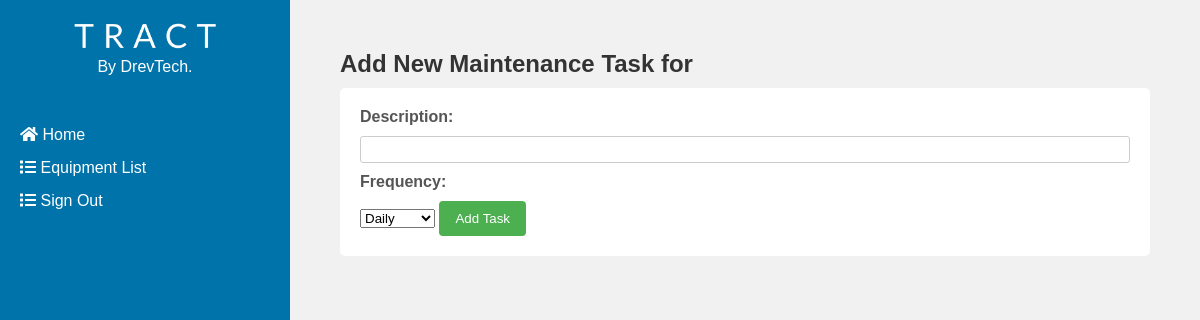
Page /equipment/1/maintenance/new (signed in) on the earlier database version.
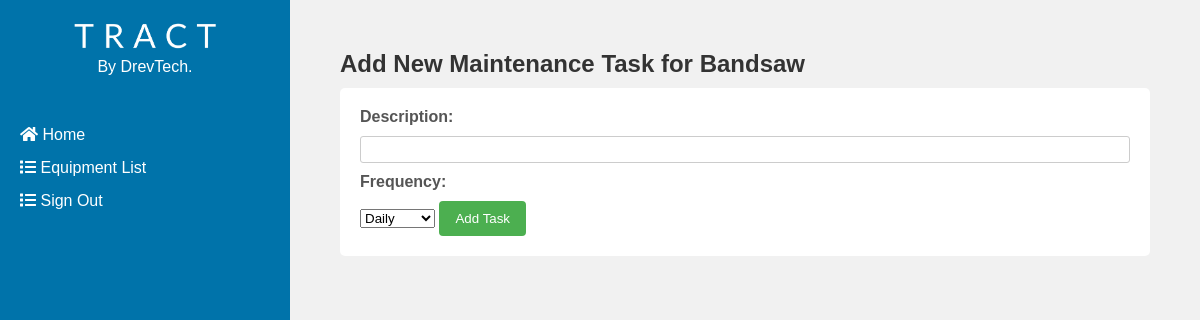
Same page on the later database version.
### models.py (models this page shows, shortened)
class Equipment(Base):
    __tablename__ = 'equipment'
    id = Column(Integer, primary_key=True)
    name = Column(String(80), nullable=False)
    room = Column(String(80), nullable=False)
    barcode = Column(String(120), unique=True, nullable=False)
    manual_id = Column(Integer, ForeignKey('manual.id'), nullable=True)
    is_active = Column(Boolean, default=True, nullable=True)

### app.py (the view, shortened to what this page needs)
    @app.route('/equipment/<int:id>/maintenance/new', methods=['GET', 'POST'])
    @login_required
    def new_maintenance(id):
        equipment = Equipment.query.get(id)
        return render_template('new_maintenance.html', equipment=equipment)

### templates/new_maintenance.html (shortened to what this page needs)
<!DOCTYPE html>
<html>
<head>
</head>
<body>
    {% extends 'basee.html' %}
    {% block content %}
    <div class="squeeze">
    <h1>Add New Maintenance Task for {{ equipment.name }}</h1>
    <form method="POST">
        <label for="description">Description:</label>
        <input type="text" id="description" name="description">
        <label for="frequency">Frequency:</label>
        <select id="frequency" name="frequency" onchange="showDateField(this)">
            <option value="daily">Daily</option>
        </select>
        <input type="submit" value="Add Task">
    </form>
</div>
    {% endblock %}

Differences in the rows shown:
added Equipment: name "Bandsaw"
